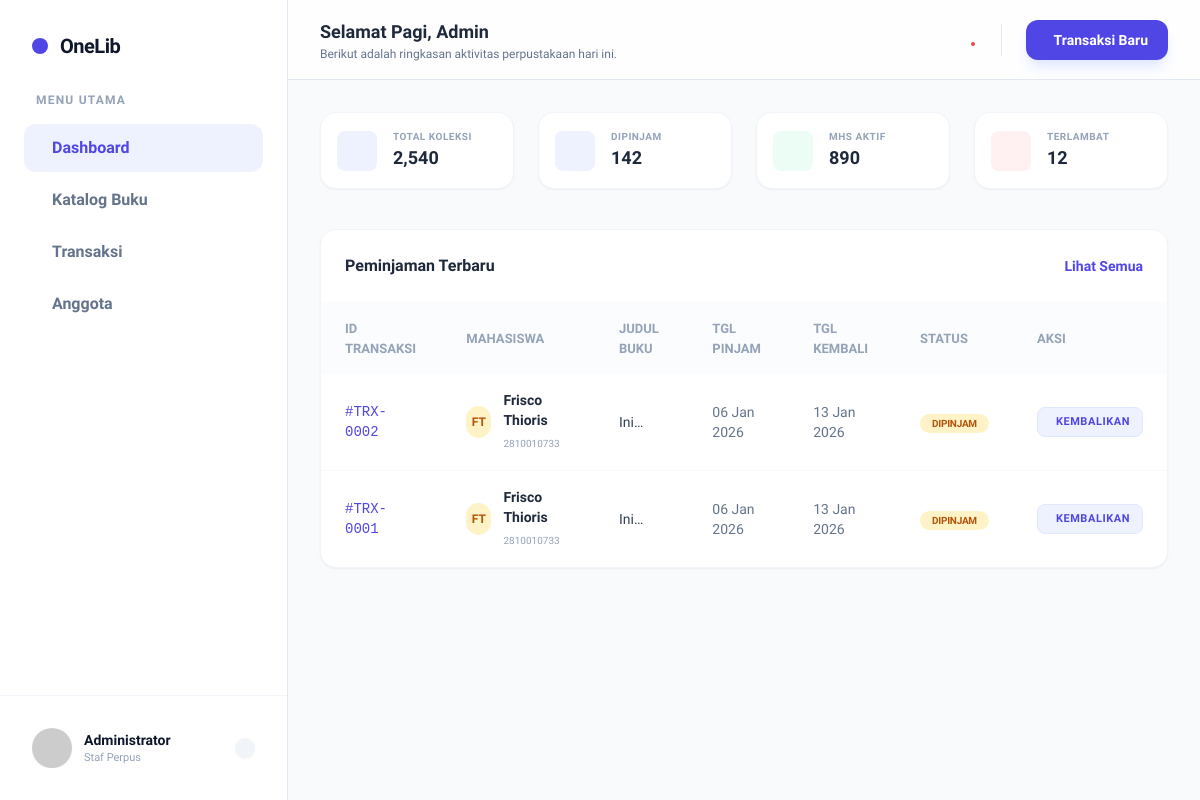
The app's page /views/dashboard/index.php (signed in), older data.
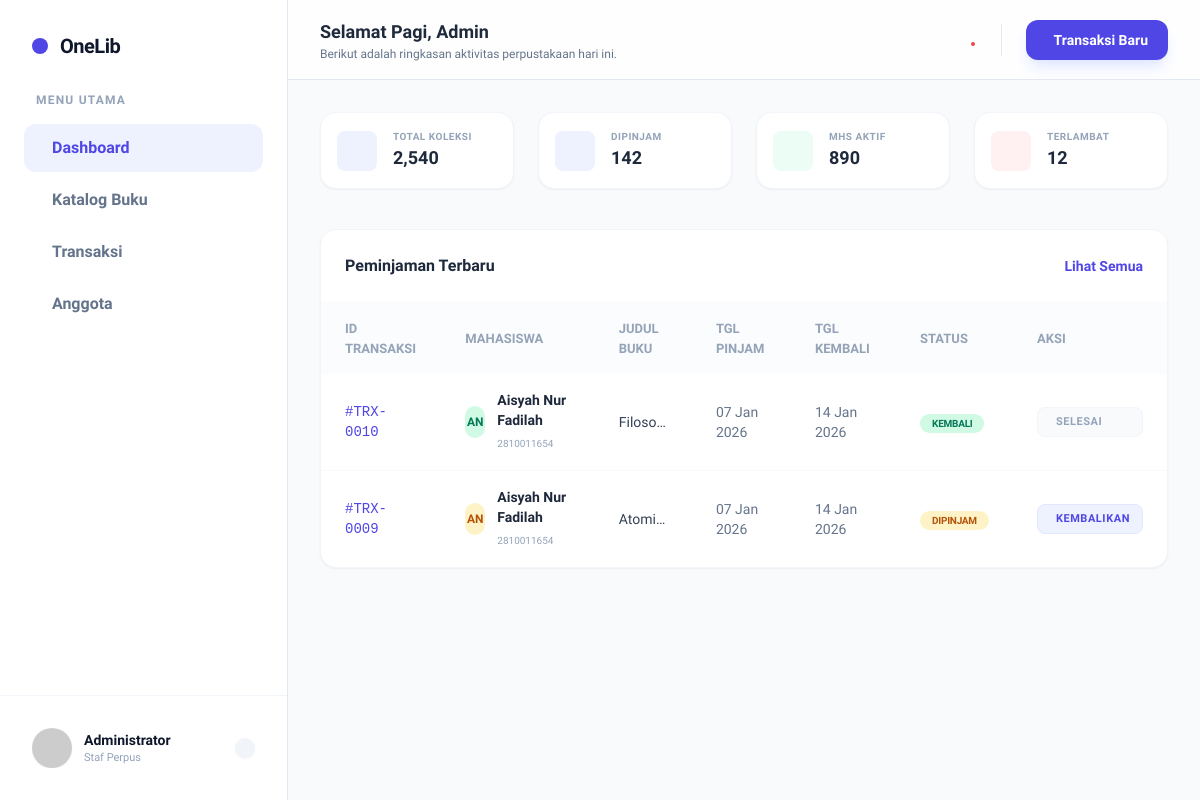
The same page, newer data.
### tables this page shows
CREATE TABLE `transaksi` (
  `id_transaksi` int(11) NOT NULL,
  `id_anggota` int(11) NOT NULL,
  `id_buku` int(11) NOT NULL,
  `tgl_pinjam` date NOT NULL,
  `tgl_kembali` date NOT NULL,
  `status_pinjam` enum('dipinjam','kembali','','') NOT NULL
);

CREATE TABLE `anggota` (
  `id_anggota` int(11) NOT NULL,
  `foto` varchar(255) DEFAULT 'default.png',
  `nim_nip` varchar(20) NOT NULL,
  `nama` varchar(100) NOT NULL,
  `prodi` varchar(100) DEFAULT NULL,
  `status` enum('aktif','nonaktif') DEFAULT 'aktif'
);

### config/functions.php (the view, shortened to what this page needs)
<?php
function renderStatCard($label, $value, $icon, $color)
{
    $colors = [
        'indigo' => 'bg-indigo-50 text-indigo-600',
        'emerald' => 'bg-emerald-50 text-emerald-600',
        'rose' => 'bg-rose-50 text-rose-600'
    ];
    $selectedColor = $colors[$color] ?? $colors['indigo'];
    echo "
    <div class='flex-1 bg-white p-4 rounded-2xl border border-slate-100 shadow-sm flex items-center gap-4'>
        <div class='w-10 h-10 $selectedColor rounded-lg flex items-center justify-center'>
            <i class='ph-bold $icon text-xl'></i>
        </div>
        <div>
            <span class='text-[10px] font-bold text-slate-400 uppercase tracking-wider block'>$label</span>
            <span class='text-lg font-bold text-slate-800'>$value</span>
        </div>
    </div>";
}
function renderTransactionRow($id, $name, $nim, $book, $date_pinjam, $date_kembali, $status)
{
    $status = ucfirst(strtolower($status));
    $statusMap = [
        'Dipinjam' => ['bg' => 'bg-amber-100', 'text' => 'text-amber-700'],
        'Kembali'  => ['bg' => 'bg-emerald-100', 'text' => 'text-emerald-700'],
        'Terlambat' => ['bg' => 'bg-rose-100', 'text' => 'text-rose-700'],
    ];
    $colors = $statusMap[$status] ?? ['bg' => 'bg-slate-100', 'text' => 'text-slate-700'];
    $initials = strtoupper(substr($name, 0, 1) . substr(explode(' ', $name)[1] ?? '', 0, 1));
    $rawId = str_replace(['#TRX-', ' '], '', $id);
    $actionButton = "";
    if (strtolower($status) === 'dipinjam') {
        $actionButton = "
        <button onclick=\"confirmReturn('$rawId', '$name')\"
            class='group flex items-center gap-1.5 px-3 py-1.5 bg-indigo-50 hover:bg-indigo-100 text-indigo-600 rounded-lg transition-all text-[11px] font-bold uppercase tracking-wider border border-indigo-100'>
            <i class='ph-bold ph-arrow-u-up-left'></i>
            <span>Kembalikan</span>
        </button>";
    } else {
        $actionButton = "
        <span class='flex items-center gap-1.5 px-3 py-1.5 bg-slate-50 text-slate-400 rounded-lg text-[11px] font-bold uppercase tracking-wider border border-slate-100'>
            <i class='ph-bold ph-check'></i>
            <span>Selesai</span>
        </span>";
    }
    echo "
    <tr class='hover:bg-slate-50/50 transition'>
        <td class='px-6 py-4 text-sm font-mono text-indigo-600 font-medium'>$id</td>
        <td class='px-6 py-4 flex items-center gap-3'>
            <span class='w-8 h-8 rounded-full {$colors['bg']} {$colors['text']} flex items-center justify-center text-xs font-bold'>$initials</span>
            <div>
                <span class='font-semibold text-sm block'>$name</span>
                <span class='text-[10px] text-slate-400'>$nim</span>
            </div>
        </td>
        <td class='px-6 py-4'>
            <span class='text-sm text-slate-700 font-medium line-clamp-1'>$book</span>
        </td>
        <td class='px-6 py-4 text-sm text-slate-500'>$date_pinjam</td>
        <td class='px-6 py-4 text-sm text-slate-500'>$date_kembali</td>
        <td class='px-6 py-4'>
            <span class='{$colors['bg']} {$colors['text']} text-[10px] font-bold px-3 py-1 rounded-full uppercase tracking-tight'>$status</span>
        </td>
        <td class='px-6 py-4 text-right'>
           $actionButton
        </td>
    </tr>";
}

### views/dashboard/index.php (shortened to what this page needs)
<?php
include '../../config/functions.php';
include '../../modules/auth.php';
?>
<!DOCTYPE html>
<html lang="en">
<head>
  <?php include '../../components/meta.php'; ?>
</head>
<body>
  <div class="min-h-screen bg-[#F8FAFC] flex text-[#1E293B]">
    <?php include '../../components/sidebar.php'; ?>
    <main class="flex-1 overflow-y-auto">
      <?php
      $header_title = "Selamat Pagi, Admin";
      $header_subtitle = "Berikut adalah ringkasan aktivitas perpustakaan hari ini.";
      $header_button_label = "Transaksi Baru";
      $header_button_link = "../transaksi/transaksi-form.php";
      include '../../components/header.php';
      ?>
      <section class="p-8">
        <div class="grid grid-cols-1 md:grid-cols-4 gap-6 mb-10">
          <?php
          renderStatCard("Total Koleksi", "2,540", "ph-book", "blue");
          ?>
        </div>
        <section class="bg-white rounded-2xl border border-slate-100 shadow-sm overflow-hidden"
          aria-labelledby="peminjaman-terbaru-title">
          <div class="p-6 border-b border-slate-50 flex justify-between items-center">
            <h3 class="font-bold text-slate-800" id="peminjaman-terbaru-title">Peminjaman Terbaru</h3>
            <a href="../transaksi/index.php" class="text-sm font-semibold text-indigo-600 hover:underline">Lihat Semua</a>
          </div>
          <div class="overflow-x-auto">
            <table class="w-full text-left" aria-describedby="peminjaman-terbaru-title">
              <thead class="bg-slate-50/50">
                <tr>
                  <th class="px-6 py-4 text-[13px] font-bold text-slate-400 uppercase">ID Transaksi</th>
                  <th class="px-6 py-4 text-[13px] font-bold text-slate-400 uppercase">Mahasiswa</th>
                  <th class="px-6 py-4 text-[13px] font-bold text-slate-400 uppercase">Judul Buku</th>
                  <th class="px-6 py-4 text-[13px] font-bold text-slate-400 uppercase">Tgl Pinjam</th>
                  <th class="px-6 py-4 text-[13px] font-bold text-slate-400 uppercase">Tgl Kembali</th>
                  <th class="px-6 py-4 text-[13px] font-bold text-slate-400 uppercase">Status</th>
                  <th class="px-6 py-4 text-[13px] font-bold text-slate-400 uppercase ">Aksi</th>
                </tr>
              </thead>
              <tbody class="divide-y divide-slate-50">
              <?php
              $query = "
                  SELECT
                      t.id_transaksi,
                      t.tgl_pinjam,
                      t.tgl_kembali,
                      t.status_pinjam,
                      a.nama,
                      a.nim_nip,
                      b.judul
                  FROM transaksi t
                  JOIN anggota a ON t.id_anggota = a.id_anggota
                  JOIN buku b ON t.id_buku = b.id_buku
                  ORDER BY t.id_transaksi DESC
              ";
              $result = $conn->query($query);
              if ($result && $result->num_rows > 0) {
                  while ($row = $result->fetch_assoc()) {
                      renderTransactionRow(
                          '#TRX-' . str_pad($row['id_transaksi'], 4, '0', STR_PAD_LEFT),
                          $row['nama'],
                          $row['nim_nip'],
                          $row['judul'],
                          formatTanggal($row['tgl_pinjam']),
                          formatTanggal($row['tgl_kembali']),
                          ucfirst($row['status_pinjam'])
                      );
                  }
              }
              ?>
              </tbody>
            </table>
          </div>
        </section>
      </section>
    </main>
  </div>
</body>
</html>

### components/meta.php (shortened to what this page needs)
<script src="https://cdn.tailwindcss.com"></script>

### components/sidebar.php (shortened to what this page needs)
<?php
$current_dir = basename(dirname($_SERVER['PHP_SELF']));
$base_url = "/one-library/views";
$auth_url = "/one-library/authentication";
?>
<aside class="w-72 bg-white border-r border-slate-200 flex flex-col sticky top-0 h-screen">
  <div class="p-8 flex items-center gap-3">
    <div class="bg-indigo-600 p-2 rounded-xl">
    </div>
    <span class="text-xl font-bold tracking-tight text-slate-900">OneLib</span>
  </div>
  <nav class="flex-1 px-6 space-y-1">
    <p class="text-[11px] font-bold text-slate-400 uppercase tracking-widest ml-3 mb-4 text-xs">Menu Utama</p>
    <a href="<?= $base_url ?>/dashboard/index.php"
      class="flex items-center gap-3 px-4 py-3 rounded-xl font-semibold group transition-all
      <?= ($current_dir == 'dashboard') ? 'bg-indigo-50 text-indigo-600' : 'text-slate-500 hover:bg-slate-50 hover:text-slate-900' ?>">
      <span>Dashboard</span>
    </a>
    <a href="<?= $base_url ?>/buku/katalog.php"
      class="flex items-center gap-3 px-4 py-3 rounded-xl font-semibold group transition-all
      <?= ($current_dir == 'buku') ? 'bg-indigo-50 text-indigo-600' : 'text-slate-500 hover:bg-slate-50 hover:text-slate-900' ?>">
      <span>Katalog Buku</span>
    </a>
    <a href="<?= $base_url ?>/transaksi/index.php"
      class="flex items-center gap-3 px-4 py-3 rounded-xl font-semibold group transition-all
      <?= ($current_dir == 'transaksi') ? 'bg-indigo-50 text-indigo-600' : 'text-slate-500 hover:bg-slate-50 hover:text-slate-900' ?>">
      <span>Transaksi</span>
    </a>
    <a href="<?= $base_url ?>/anggota/index.php"
      class="flex items-center gap-3 px-4 py-3 rounded-xl font-semibold group transition-all
      <?= ($current_dir == 'anggota') ? 'bg-indigo-50 text-indigo-600' : 'text-slate-500 hover:bg-slate-50 hover:text-slate-900' ?>">
      <span>Anggota</span>
    </a>
  </nav>
  <footer class="p-6 border-t border-slate-100">
    <div class="flex items-center justify-between gap-3 p-2 rounded-2xl hover:bg-slate-50 transition-colors group">
      <div class="flex items-center gap-3 overflow-hidden">
        <img src="https://ui-avatars.com/api/?name=<?= urlencode($_SESSION['admin_nama'] ?? 'Admin') ?>&background=6366f1&color=fff"
          class="w-10 h-10 rounded-full shadow-sm flex-shrink-0" alt="Profile">
        <div class="overflow-hidden">
          <p class="text-sm font-bold truncate text-slate-900">Administrator</p>
          <p class="text-[11px] text-slate-400 truncate">Staf Perpus</p>
        </div>
      </div>
      <a href="javascript:void(0)"
        onclick="confirmLogout('<?= $auth_url; ?>/logout.php')"
        title="Keluar Sistem"
        class="p-2.5 rounded-xl bg-slate-100 text-slate-500 hover:bg-rose-50 hover:text-rose-600 transition-all shadow-sm">
      </a>
    </div>
  </footer>
</aside>

### components/header.php (shortened to what this page needs)
<header class="h-20 bg-white/80 backdrop-blur-md border-b border-slate-200 px-8 flex items-center justify-between sticky top-0 z-10">
  <div class="flex items-center gap-4">
    <div>
      <h2 class="text-lg font-bold text-slate-800"><?= $header_title ?? 'Selamat Pagi, Admin' ?></h2>
      <p class="text-xs text-slate-500"><?= $header_subtitle ?? 'Berikut adalah aktivitas perpustakaan hari ini.' ?></p>
    </div>
  </div>
  <div class="flex items-center gap-4">
    <div class="relative group">
      <span class="absolute top-0 right-0 w-2 h-2 bg-red-500 border-2 border-white rounded-full"></span>
    </div>
    <?php if (!empty($header_button_label)) : ?>
      <a href="<?= $header_button_link ?? '#' ?>"
        class="bg-indigo-600 hover:bg-indigo-700 text-white px-5 py-2.5 rounded-xl font-semibold text-sm transition-all shadow-lg shadow-indigo-100 flex items-center gap-2">
        <?= $header_button_label ?>
      </a>
    <?php endif; ?>
  </div>
</header>

### components/meta.php (style rules this page uses)
body { font-family: 'Plus Jakarta Sans', sans-serif; }

Row changes from the older to the newer data that the page shows:
removed transaksi: id "#TRX-0002", id_anggota.nama "FT", id_anggota.nama "Frisco Thioris", id_anggota.nim_nip "2810010733", date_pinjam "06 Jan 2026", date_kembali "13 Jan 2026", status "DIPINJAM"
removed transaksi: id "#TRX-0001", id_anggota.nama "FT", id_anggota.nama "Frisco Thioris", id_anggota.nim_nip "2810010733", date_pinjam "06 Jan 2026", date_kembali "13 Jan 2026", status "DIPINJAM"
added transaksi: id "#TRX-0010", id_anggota.nama "AN", id_anggota.nama "Aisyah Nur Fadilah", id_anggota.nim_nip "2810011654", date_pinjam "07 Jan 2026", date_kembali "14 Jan 2026", status "KEMBALI", shows "SELESAI"
added transaksi: id "#TRX-0009", id_anggota.nama "AN", id_anggota.nama "Aisyah Nur Fadilah", id_anggota.nim_nip "2810011654", date_pinjam "07 Jan 2026", date_kembali "14 Jan 2026", status "DIPINJAM"
